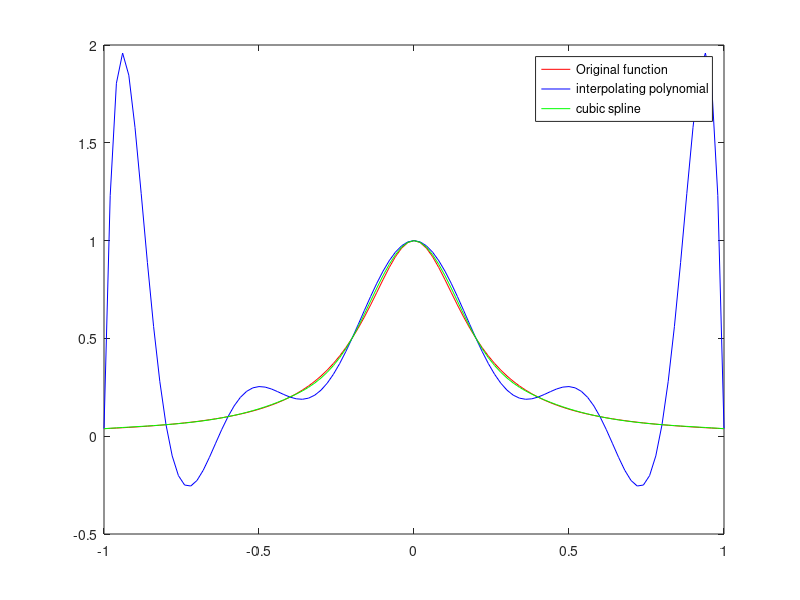

Reproduce this figure in MATLAB. (Note: this script raises an error after producing the figure.)
%% Investigating Runge's phenomenon

% Generate the Runge's function
runge_fnc = @(x) 1./(1 + 25*(x.^2));
n = 100;
t = linspace(-1,1,n+1);

% fit with Bernstein polynomials
n = 10;
x = linspace(-1,1,n+1);

% evaluate matrix A
% generate Bernstein bases
bernstein = @(x,v,n) (factorial(n)/(factorial(v)*factorial(n-v))) * ...
             (x.^v) .* ((1-x).^(n-v));         
A = zeros(n+1,n+1);
for i = 1:n+1
    A(:,i) = bernstein(x,i-1,n);
end
b = runge_fnc(x); 

% solve linear system
beta = A\b(:);

% evaluate interpolating polynomial
f = zeros(1,length(t));
for i = 1:n+1
    f = f + beta(i) * bernstein(t,i-1,n);
end

% spline
sp = spline(x,b,t);

plot(t,runge_fnc(t), '-r', t, f,'-b', t, sp, '-g');
legend('Original function', 'interpolating polynomial', 'cubic spline');

%% MATLAB Curve-fitting toolbox splines

n = 10;
x = linspace(0,1,n+1);
m = 100;
t = linspace(0,1,m+1);
y = sin(2*pi*x);

% derivatives set to 0 on endpoints
x2 = [x(1)*ones(1,4), x, x(end)*ones(1,4)];
y2 = [y(1), zeros(1,4), y(2:end), zeros(1,4)];

sp4 = spapi(4,x,y);
sp10 = spapi(10,x,y);
sp10_drv = spapi(10,x2,y2);

fnplt(sp4, '-r'); hold on;
pp10 = fn2fm(sp10,'pp');
f1 = ppval(pp10,t);
plot(t,f1,'-b'); hold on;
fnplt(sp10_drv, '--k');
plot(x,y,'o')
legend('cubic','9th order','9th order with drv', 'data')
hold off

%% Bezier curves 

n = 10;
x = linspace(0,1,n+1);
m = 100;
t = linspace(0,1,m+1);
y = sin(2*pi*x);
% derivative
dy = 2*pi*cos(2*pi*x);
% evaluate dy at endpoints
xx = [x; x];
x2 = reshape(xx,1,2*length(x));
dydy = [y; dy];
dy2 = reshape(dydy,1,2*length(x));
yy = spapi(3,x2,dy2);
pp = fn2fm(yy,'pp');
yy = ppval(pp,t);
% derivatives should be exact
plot(t,yy,'-r'); hold on

% bezier curve
% make up 10 bezier curves and then transform
% generate Bernstein bases
bstn = @(x,v,n) (factorial(n)/(factorial(v)*factorial(n-v))) * ...
             (x.^v) .* ((1-x).^(n-v)); 
         
bezier3 = @(x,p0,p1,dp0,dp1) p0*bstn(x,0,3)+(p0+dp0)*bstn(x,1,3)+...        
            (p1+dp1)*bstn(x,2,3)+p1*bstn(x,3,3);

yy_bez = [];
h = 1/n;
for i = 1:n
    vec = x(i):h:x(i+1);
    dp0 = dy(i)/(n*3);
    dp1 = dy(i+1)/(n*3);
    bez = bezier3(vec,x(i),x(i+1),dp0,dp1);
    yy_bez = [yy_bez bez(1:end-1)];
end
yy_bez(m+1) = y(end);
plot(t,yy_bez,'-g');
plot(x,y,'o')
legend('cubic spline with drv','bezier curve','data')
hold off